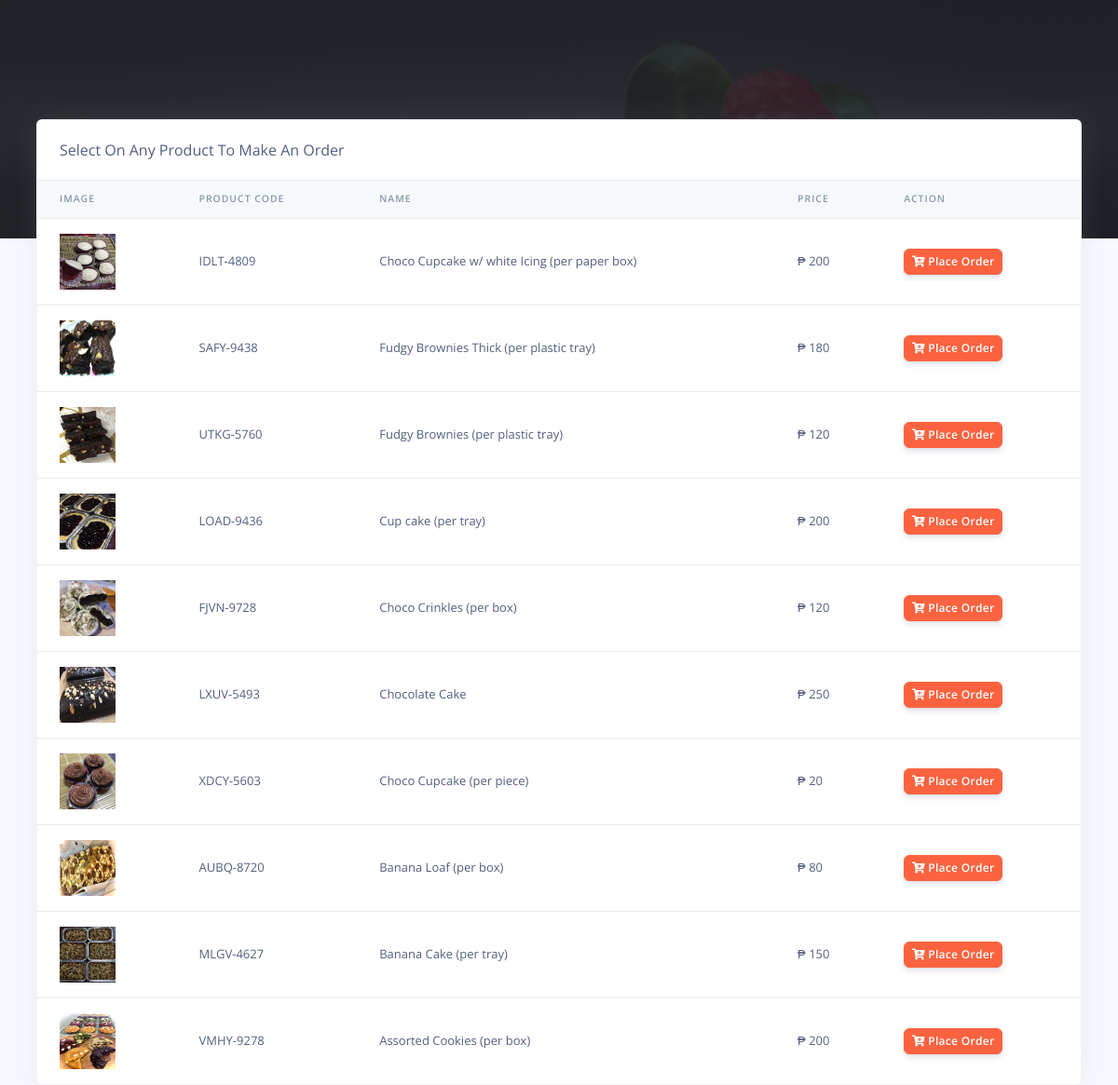
The page /pos/cashier/orders.php (signed in) on the database its author committed.
### tables this page shows
CREATE TABLE `rpos_products` (
  `prod_id` varchar(200) NOT NULL,
  `prod_code` varchar(200) NOT NULL,
  `prod_name` varchar(200) NOT NULL,
  `prod_img` varchar(200) NOT NULL,
  `prod_desc` longtext NOT NULL,
  `prod_price` varchar(200) NOT NULL,
  `created_at` timestamp(6) NOT NULL DEFAULT current_timestamp(6) ON UPDATE current_timestamp(6)
);

### pos/cashier/orders.php (the view, shortened to what this page needs)
<?php
include('config/config.php');
require_once('partials/_head.php');
?>
<body>
  <?php
  require_once('partials/_sidebar.php');
  ?>
  <div class="main-content">
    <div class="container-fluid mt--8">
      <div class="row">
        <div class="col">
          <div class="card shadow">
            <div class="card-header border-0">
              Select On Any Product To Make An Order
            </div>
            <div class="table-responsive">
              <table class="table align-items-center table-flush">
                <thead class="thead-light">
                  <tr>
                    <th scope="col">Image</th>
                    <th scope="col">Product Code</th>
                    <th scope="col">Name</th>
                    <th scope="col">Price</th>
                    <th scope="col">Action</th>
                  </tr>
                </thead>
                <tbody>
                  <?php
                  $ret = "SELECT * FROM  rpos_products  ORDER BY `rpos_products`.`created_at` DESC ";
                  $stmt = $mysqli->prepare($ret);
                  $stmt->execute();
                  $res = $stmt->get_result();
                  while ($prod = $res->fetch_object()) {
                  ?>
                    <tr>
                      <td>
                        <?php
                        if ($prod->prod_img) {
                          echo "<img src='../admin/assets/img/products/$prod->prod_img' height='60' width='60 class='img-thumbnail'>";
                        } else {
                          echo "<img src='../admin/assets/img/products/default.jpg' height='60' width='60 class='img-thumbnail'>";
                        }
                        ?>
                      </td>
                      <td><?php echo $prod->prod_code; ?></td>
                      <td><?php echo $prod->prod_name; ?></td>
                      <td>₱ <?php echo $prod->prod_price; ?></td>
                      <td>
                        <a href="make_oder.php?prod_id=<?php echo $prod->prod_id; ?>&prod_name=<?php echo $prod->prod_name; ?>&prod_price=<?php echo $prod->prod_price; ?>">
                          <button class="btn btn-sm btn-warning">
                            <i class="fas fa-cart-plus"></i>
                            Place Order
                          </button>
                        </a>
                      </td>
                    </tr>
                  <?php } ?>
                </tbody>
              </table>
            </div>
          </div>
        </div>
      </div>
    </div>
  </div>
</body>
</html>

### rows shown on the page
rpos_products: prod_img (picture), prod_code "IDLT-4809", prod_name "Choco Cupcake w/ white Icing (per paper box)", prod_price "200"
rpos_products: prod_img (picture), prod_code "SAFY-9438", prod_name "Fudgy Brownies Thick (per plastic tray)", prod_price "180"
rpos_products: prod_img (picture), prod_code "UTKG-5760", prod_name "Fudgy Brownies (per plastic tray)", prod_price "120"
rpos_products: prod_img (picture), prod_code "LOAD-9436", prod_name "Cup cake (per tray)", prod_price "200"
rpos_products: prod_img (picture), prod_code "FJVN-9728", prod_name "Choco Crinkles (per box)", prod_price "120"
rpos_products: prod_img (picture), prod_code "LXUV-5493", prod_name "Chocolate Cake", prod_price "250"
rpos_products: prod_img (picture), prod_code "XDCY-5603", prod_name "Choco Cupcake (per piece)", prod_price "20"
rpos_products: prod_img (picture), prod_code "AUBQ-8720", prod_name "Banana Loaf (per box)", prod_price "80"
rpos_products: prod_img (picture), prod_code "MLGV-4627", prod_name "Banana Cake (per tray)", prod_price "150"
rpos_products: prod_img (picture), prod_code "VMHY-9278", prod_name "Assorted Cookies (per box)", prod_price "200"
